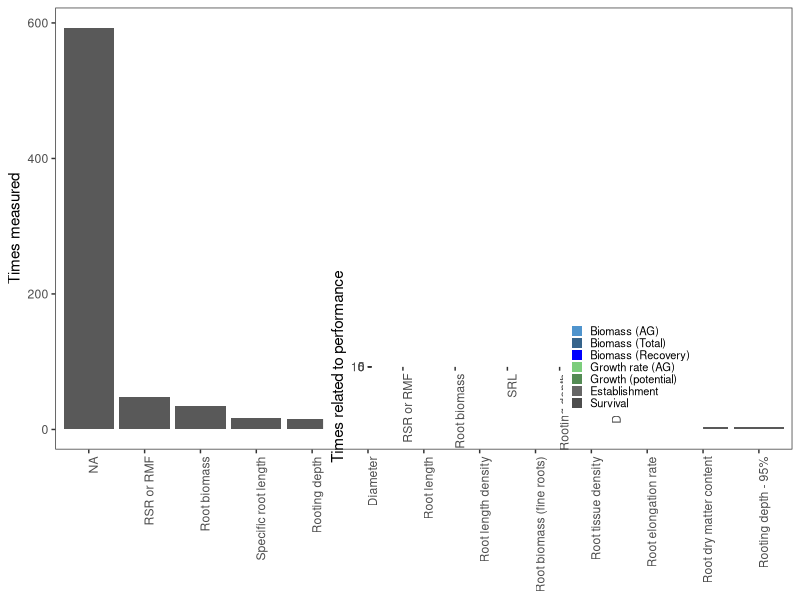
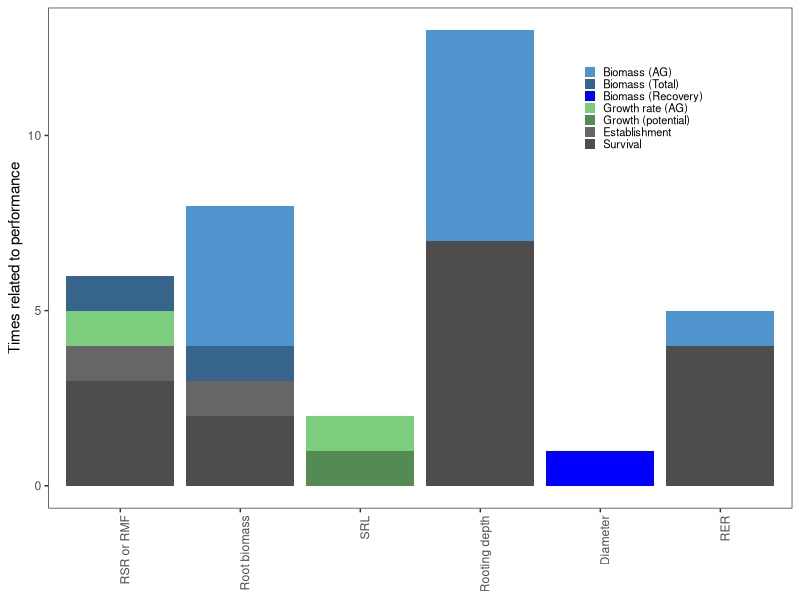
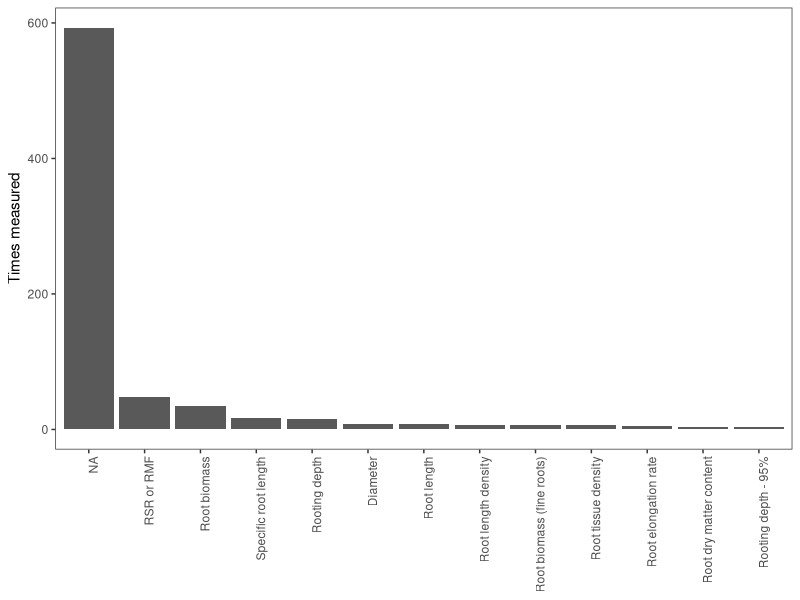

The R script that drew these images, in order:
### Attempt at summary statistics with root review data for Drought 
# Goals: 
# How many unique studies? 
# (1) Figure with which traits are measured most (all references). Traits on X axis, # of references on Y axis 
# (1) Of those traits on opposing axis, which traits have been linked to survival, establishment or biomass and 
# How many studies link traits to other response variable...survival/aboveground bimass? 
setwd("/Users/MagdaGarbowski/RootTraits_Review/")
library(ggplot2)
library(plyr)

Root_data<-read.csv("DataforSummaries/RootReview_Drought_DataforSummaries.csv", header = TRUE, na.strings = c("","NA"))
Root_data_drought<-Root_data
Root_data_drought$Growth.Form.Sum<-paste(Root_data_drought$Growth.Form1,
                                         Root_data_drought$Growth.Form.2, 
                                         Root_data_drought$Growth.Form.3, sep = ",")
Root_data_drought$Growth.Form.Sum<-gsub(",NA,NA", "", Root_data_drought$Growth.Form.Sum)
Root_data_drought$Growth.Form.Sum<-gsub(",NA", "", Root_data_drought$Growth.Form.Sum)

unique_refs<-Root_data_drought[!duplicated(Root_data_drought$AU), ]

#View(table(unique_refs$Growth.Form.Sum))
#View(Root_data_drought)

Root_data_drought_min<-Root_data_drought[,c("AU","PY","TI","Restoration.Goal.1","Restoration.Goal.2","Response.category","Is.the.root.trait.s..the.independent.or.dependent.variable.","Correlated.response.variable.",
                                            "Variable","CR_Direction_1","Positively_correlated","Positively_correlated.1","Negatively_correlated",
                                            "Correlated.response.variable..1","Variable.1","Positively_correlated.2","Positively_correlated.3", "Negatively_correlated.1","Negatively_correlated.2","Negatively_correlated.3",
                                            "X","Other.correlated.traits","Aboveground_traits", "Growth.Form1","Growth.Form.2","Growth.Form.3","Growth.Form.Sum",
                                            "RootTrait_1","Trait1_Direction","RootTrait_2","Trait2_Direction","RootTrait_3","Trait3_Direction","RootTrait_4","Trait4_Direction","RootTrait_5","Trait5_Direction",
                                            "RootTrait_6","Trait6_Direction","RootTrait_7","Trait7_Direction","RootTrait_8","Trait8_Direction","RootTrait_9","Trait9_Direction","RootTrait_10","Trait10_Direction", 
                                            "AbovegroundTraits")]

Root_columns<-c("RootTrait_1","RootTrait_2","RootTrait_3","RootTrait_4","RootTrait_5","RootTrait_6","RootTrait_7","RootTrait_8","RootTrait_9","RootTrait_10")
Root_direction_columns<-c("Trait1_Direction", "Trait2_Direction", "Trait3_Direction","Trait4_Direction", "Trait5_Direction", "Trait6_Direction","Trait7_Direction", "Trait8_Direction", "Trait9_Direction", "Trait10_Direction")
Root_and_Direction_columns<-c("RootTrait_1","Trait1_Direction","RootTrait_2","Trait2_Direction","RootTrait_3","Trait3_Direction","RootTrait_4","Trait4_Direction","RootTrait_5","Trait5_Direction",
                              "RootTrait_6","Trait6_Direction","RootTrait_7","Trait7_Direction","RootTrait_8","Trait8_Direction","RootTrait_9","Trait9_Direction","RootTrait_10","Trait10_Direction")


Root_data_drought_min[Root_columns]<-as.data.frame(lapply(Root_data_drought_min[Root_columns], gsub, pattern = "Fine root to root biomass", replacement = "Fine root ratio"))
Root_data_drought_min[Root_columns]<-as.data.frame(lapply(Root_data_drought_min[Root_columns], gsub, pattern = "Root mass fraction|Root to shoot ratio", replacement = "RSR or RMF"))

Root_data_drought_min[Root_and_Direction_columns]<-sapply(Root_data_drought_min[Root_and_Direction_columns], as.character)

# Paste together root trait with response 
# Will then reshape based on this column and split to get seperate traits & responses 

Root_data_drought_min$RootT1wResponse<-paste(Root_data_drought_min$RootTrait_1, Root_data_drought_min$Trait1_Direction, sep = "_")
Root_data_drought_min$RootT2wResponse<-paste(Root_data_drought_min$RootTrait_2, Root_data_drought_min$Trait2_Direction, sep = "_")
Root_data_drought_min$RootT3wResponse<-paste(Root_data_drought_min$RootTrait_3, Root_data_drought_min$Trait3_Direction, sep = "_")
Root_data_drought_min$RootT4wResponse<-paste(Root_data_drought_min$RootTrait_4, Root_data_drought_min$Trait4_Direction, sep = "_")
Root_data_drought_min$RootT5wResponse<-paste(Root_data_drought_min$RootTrait_5, Root_data_drought_min$Trait5_Direction, sep = "_")
Root_data_drought_min$RootT6wResponse<-paste(Root_data_drought_min$RootTrait_6, Root_data_drought_min$Trait6_Direction, sep = "_")
Root_data_drought_min$RootT7wResponse<-paste(Root_data_drought_min$RootTrait_7, Root_data_drought_min$Trait7_Direction, sep = "_")
Root_data_drought_min$RootT8wResponse<-paste(Root_data_drought_min$RootTrait_8, Root_data_drought_min$Trait8_Direction, sep = "_")
Root_data_drought_min$RootT9wResponse<-paste(Root_data_drought_min$RootTrait_9, Root_data_drought_min$Trait9_Direction, sep = "_")
Root_data_drought_min$RootT10wResponse<-paste(Root_data_drought_min$RootTrait_10, Root_data_drought_min$Trait10_Direction, sep = "_")

Root_merged_Direction<-c("RootT1wResponse","RootT2wResponse","RootT3wResponse","RootT4wResponse","RootT5wResponse","RootT6wResponse","RootT7wResponse","RootT8wResponse","RootT9wResponse","RootT10wResponse")

Drought_unique_references = Root_data_drought_min[!duplicated(Root_data_drought_min$AU),]
str(Drought_unique_references)

d<-reshape(Drought_unique_references, 
           varying = Root_merged_Direction, 
           v.names = "Trait", 
           timevar = "Org.position",
           times = Root_merged_Direction,
           direction = "long")

# Split d to get trait and response next to one another 
dd<-do.call(rbind, strsplit(d$Trait, '_'))
colnames(dd)<-c("Trait","Response_Dir")
Drought_unique_references_dd<-cbind(Drought_unique_references,dd)

levels(Drought_unique_references_dd$Trait)[levels(Drought_unique_references_dd$Trait)=='NA'] <- NA
Drought_unique_references_dd<-Drought_unique_references_dd[!is.na(Drought_unique_references_dd$Trait),]

dat<-as.data.frame(count(Drought_unique_references_dd, "Trait"))
dat_2<-dat[!(dat$freq < 4),]


##### Correlated responses (Survival, Establishment, Growth, Biomass)
Root_data_drought_correlated<-Root_data_drought[, c("AU","Variable","Positively_correlated",
                                                    "Positively_correlated.1","Negatively_correlated", 
                                                    "Variable.1","Positively_correlated.2","Positively_correlated.3", "Negatively_correlated.1")]
# Stack Variable and Variable 

Root_data_drought_correlated_survival<-Root_data_drought_correlated[! (is.na(Root_data_drought_correlated$Variable) & is.na(Root_data_drought_correlated$Variable.1)) ,]

Root_data_drought_correlated_survival$Resp_positive_trait.1<-paste(Root_data_drought_correlated_survival$Variable, Root_data_drought_correlated_survival$Positively_correlated, sep = "_")
Root_data_drought_correlated_survival$Resp_positive_trait.2<-paste(Root_data_drought_correlated_survival$Variable, Root_data_drought_correlated_survival$Positively_correlated.1, sep = "_")
Root_data_drought_correlated_survival$Resp_positive_trait.3<-paste(Root_data_drought_correlated_survival$Variable.1, Root_data_drought_correlated_survival$Positively_correlated.2, sep = "_")
Root_data_drought_correlated_survival$Resp_positive_trait.4<-paste(Root_data_drought_correlated_survival$Variable.1, Root_data_drought_correlated_survival$Positively_correlated.3, sep = "_")
Root_data_drought_correlated_survival$Resp_neg_trait.1<-paste(Root_data_drought_correlated_survival$Variable, Root_data_drought_correlated_survival$Negatively_correlated, sep = "_")
Root_data_drought_correlated_survival$Resp_neg_trait.2<-paste(Root_data_drought_correlated_survival$Variable.1, Root_data_drought_correlated_survival$Negatively_correlated.1, sep = "_")


ds<-reshape(Root_data_drought_correlated_survival, 
           varying = c("Resp_positive_trait.1","Resp_positive_trait.2","Resp_positive_trait.3","Resp_positive_trait.4","Resp_neg_trait.1","Resp_neg_trait.2"), 
           v.names = "Response", 
           timevar = "X",
           times = c("Resp_positive_trait.1","Resp_positive_trait.2","Resp_positive_trait.3","Resp_positive_trait.4","Resp_neg_trait.1","Resp_neg_trait.2"),
           direction = "long")

# Remove rows with "NA" in "them "Response" column to end up with just rows that have have trait_response
dss<-ds[!grepl("NA", ds$Response),]

# Split "trait vs. response column "Response" to be "Trait" and "response" - only four negative correlations so can exclude those for now. 

dsss<-do.call(rbind, strsplit(dss$Response, '_'))
colnames(dsss)<-c("Measure","Trait")
Corr_data<-cbind(dss, dsss)
Corr_data<-Corr_data[!grepl("neg", Corr_data$X),]
Corr_data_key_response<-Corr_data[grepl("Biomass.*|Survival|Establishment|Growth.*", Corr_data$Measure),]

data_corr<-as.data.frame(count(Corr_data_key_response, c("Trait","Measure")))
head(data_corr,30)
data_corr<-data_corr[grepl("Root to shoot ratio|Root biomass|Rooting depth|Specific root length|Diameter|Root elongation rate", data_corr$Trait),]

data_corr[c("Trait")]<-as.data.frame(lapply(data_corr[c("Trait")], gsub, pattern = "Root to shoot ratio", replacement = "RSR or RMF"))
data_corr[c("Trait")]<-as.data.frame(lapply(data_corr[c("Trait")], gsub, pattern = "Root biomass ", replacement = "Root biomass"))
data_corr[c("Trait")]<-as.data.frame(lapply(data_corr[c("Trait")], gsub, pattern = "Rooting depth to leaf area ratio", replacement = "Rooting depth"))
data_corr[c("Trait")]<-as.data.frame(lapply(data_corr[c("Trait")], gsub, pattern = "Specific root length", replacement = "SRL"))
data_corr[c("Trait")]<-as.data.frame(lapply(data_corr[c("Trait")], gsub, pattern = "Root elongation rate", replacement = "RER"))
data_corr[c("Measure")]<-as.data.frame(lapply(data_corr[c("Measure")], gsub, pattern = "total", replacement = "Total"))



data_corr$Trait<-factor(data_corr$Trait, levels = c("RSR or RMF", "Root biomass","SRL", "Rooting depth","Diameter","RER"))
data_corr$Measure<-factor(data_corr$Measure, levels = c("Biomass (AG)", "Biomass (Total)", "Biomass (Recovery)","Growth rate (AG)","Growth (potential)","Establishment","Survival"))

#### - Plots
plot_all_refs<-ggplot(dat_2, aes(x = reorder(Trait, -freq), y = freq)) + 
  geom_bar (stat = "identity") + 
  labs(y = "Times measured") + 
  theme_bw()+ 
  theme(axis.text.x = element_text(angle = 90, hjust = 1),
        axis.title.x = element_blank(),
        panel.grid = element_blank())

plot_AG_response<-ggplot(data_corr, aes(x = Trait, y = freq)) + 
  geom_bar (aes(fill = Measure), stat = "identity") + 
  labs(y = "Times related to performance") + 
  scale_fill_manual(values = c("steelblue3","steelblue4","blue","palegreen3","palegreen4","grey40","grey30"))+theme_bw()+
  theme(axis.text.x = element_text(angle = 90, hjust = 1),
        legend.title = element_blank(),
        axis.title.x = element_blank(),
        legend.position = c(.8,.8),
        legend.text = element_text(size = 8),
        legend.key.width = unit(.3, "cm"),
        legend.key.height = unit(.3, "cm"),
        panel.grid = element_blank())


Fig_combined<-plot_all_refs + annotation_custom(ggplotGrob(plot_AG_response), 
                                                xmin = 5.2, xmax = 12, 
                                                ymin = 13, ymax = 48)

